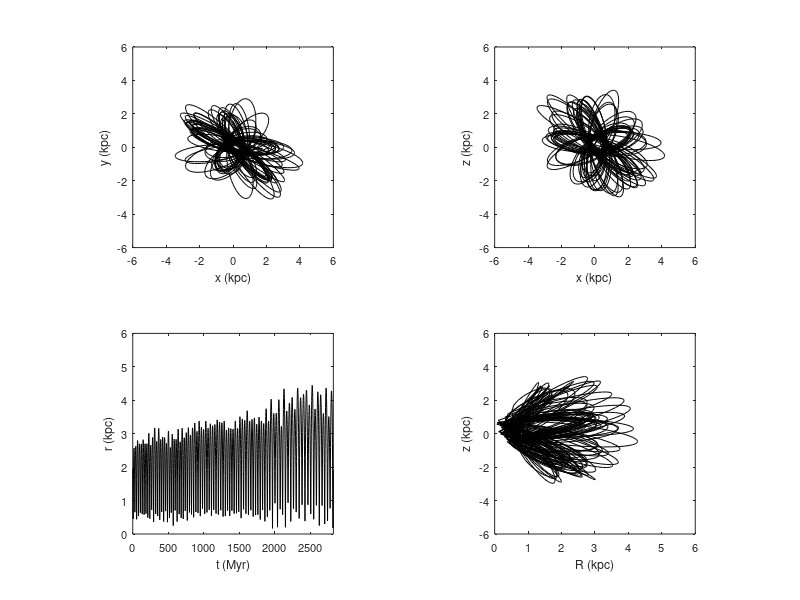

Recreate this plot in MATLAB.
clear all
close all

data = load('ax_coeff.dat');

whitebg('w')

t = data(:,1);

x = data(:,12);
y = data(:,13);
z = data(:,14);

v_x = data(:,15);
v_y = data(:,16);
v_z = data(:,17);

R = sqrt(x.^2+y.^2);
r = sqrt(x.^2+y.^2+z.^2);



subplot(2,2,1), plot(x,y,'k')

xlabel('x (kpc)','fontsize',9)
ylabel('y (kpc)','fontsize',9)
axis([-6 6 -6 6])
set(gca,'xtick',(-6:2:6),'ytick',(-6:2:6),'fontsize',8)
axis square


subplot(2,2,2), plot(x,z,'k')

xlabel('x (kpc)','fontsize',9)
ylabel('z (kpc)','fontsize',9)
axis([-6 6 -6 6])
set(gca,'xtick',(-6:2:6),'ytick',(-6:2:6),'fontsize',8)
axis square

subplot(2,2,3), plot(t,r,'k')

xlabel('t (Myr)','fontsize',9)
ylabel('r (kpc)','fontsize',9)
axis([0 max(t) 0 6])
set(gca,'ytick',(0:6),'fontsize',8)
axis square


subplot(2,2,4), plot(R,z,'k')

xlabel('R (kpc)','fontsize',9)
ylabel('z (kpc)','fontsize',9)
axis square
axis([0 6 -6 6])
set(gca,'fontsize',8)
